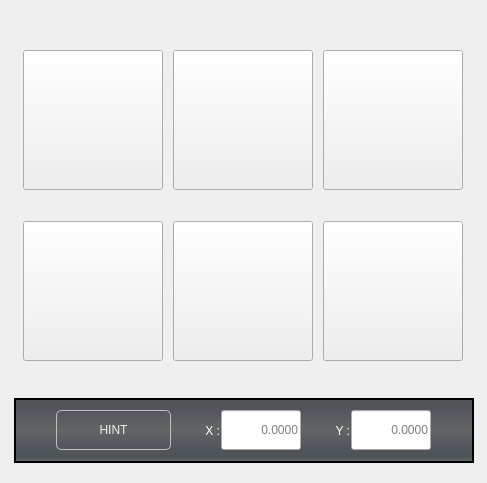
             <widget class="QWidget" name="Page4">
              <layout class="QHBoxLayout" name="horizontalLayout_141">
               <item alignment="Qt::AlignmentFlag::AlignHCenter|Qt::AlignmentFlag::AlignVCenter">
                <widget class="QWidget" name="widget_43" native="true">
                 <property name="sizePolicy">
                  <sizepolicy hsizetype="Fixed" vsizetype="Fixed">
                   <horstretch>0</horstretch>
                   <verstretch>0</verstretch>
                  </sizepolicy>
                 </property>
                 <property name="minimumSize">
                  <size>
                   <width>465</width>
                   <height>461</height>
                  </size>
                 </property>
                 <property name="maximumSize">
                  <size>
                   <width>465</width>
                   <height>461</height>
                  </size>
                 </property>
                 <property name="styleSheet">
                  <string notr="true"/>
                 </property>
                 <layout class="QVBoxLayout" name="verticalLayout_58">
                  <property name="leftMargin">
                   <number>3</number>
                  </property>
                  <property name="rightMargin">
                   <number>3</number>
                  </property>
                  <item>
                   <widget class="QWidget" name="gridWidget_9" native="true">
                    <property name="sizePolicy">
                     <sizepolicy hsizetype="Preferred" vsizetype="Preferred">
                      <horstretch>0</horstretch>
                      <verstretch>0</verstretch>
                     </sizepolicy>
                    </property>
                    <layout class="QGridLayout" name="gridLayout_9">
                     <property name="spacing">
                      <number>10</number>
                     </property>
                     <item row="1" column="2">
                      <widget class="SubCallButton" name="probe_valley_x_center_start">
                       <property name="minimumSize">
                        <size>
                         <width>140</width>
                         <height>140</height>
                        </size>
                       </property>
                       <property name="maximumSize">
                        <size>
                         <width>140</width>
                         <height>140</height>
                        </size>
                       </property>
                       <property name="focusPolicy">
                        <enum>Qt::FocusPolicy::NoFocus</enum>
                       </property>
                       <property name="styleSheet">
                        <string notr="true"/>
                       </property>
                       <property name="text">
                        <string/>
                       </property>
                       <property name="icon">
                        <iconset resource="probe_basic.qrc">
                         <normaloff>:/images/probe_x_valley_center_start.png</normaloff>:/images/probe_x_valley_center_start.png</iconset>
                       </property>
                       <property name="iconSize">
                        <size>
                         <width>120</width>
                         <height>120</height>
                        </size>
                       </property>
                       <property name="filename" stdset="0">
                        <string>probe_valley_x_center_start.ngc</string>
                       </property>
                      </widget>
                     </item>
                     <item row="0" column="2">
                      <widget class="SubCallButton" name="probe_valley_y_center_start">
                       <property name="minimumSize">
                        <size>
                         <width>140</width>
                         <height>140</height>
                        </size>
                       </property>
                       <property name="maximumSize">
                        <size>
                         <width>140</width>
                         <height>140</height>
                        </size>
                       </property>
                       <property name="focusPolicy">
                        <enum>Qt::FocusPolicy::NoFocus</enum>
                       </property>
                       <property name="styleSheet">
                        <string notr="true"/>
                       </property>
                       <property name="text">
                        <string/>
                       </property>
                       <property name="icon">
                        <iconset resource="probe_basic.qrc">
                         <normaloff>:/images/probe_y_valley_center_start.png</normaloff>:/images/probe_y_valley_center_start.png</iconset>
                       </property>
                       <property name="iconSize">
                        <size>
                         <width>120</width>
                         <height>120</height>
                        </size>
                       </property>
                       <property name="filename" stdset="0">
                        <string>probe_valley_y_center_start.ngc</string>
                       </property>
                      </widget>
                     </item>
                     <item row="0" column="1">
                      <widget class="SubCallButton" name="probe_ridge_y">
                       <property name="minimumSize">
                        <size>
                         <width>140</width>
                         <height>140</height>
                        </size>
                       </property>
                       <property name="maximumSize">
                        <size>
                         <width>140</width>
                         <height>140</height>
                        </size>
                       </property>
                       <property name="focusPolicy">
                        <enum>Qt::FocusPolicy::NoFocus</enum>
                       </property>
                       <property name="styleSheet">
                        <string notr="true"/>
                       </property>
                       <property name="text">
                        <string/>
                       </property>
                       <property name="icon">
                        <iconset resource="probe_basic.qrc">
                         <normaloff>:/images/probe_y_ridge.png</normaloff>:/images/probe_y_ridge.png</iconset>
                       </property>
                       <property name="iconSize">
                        <size>
                         <width>120</width>
                         <height>120</height>
                        </size>
                       </property>
                       <property name="filename" stdset="0">
                        <string>probe_ridge_y.ngc</string>
                       </property>
                      </widget>
                     </item>
                     <item row="0" column="0">
                      <widget class="SubCallButton" name="probe_valley_y">
                       <property name="minimumSize">
                        <size>
                         <width>140</width>
                         <height>140</height>
                        </size>
                       </property>
                       <property name="maximumSize">
                        <size>
                         <width>140</width>
                         <height>140</height>
                        </size>
                       </property>
                       <property name="focusPolicy">
                        <enum>Qt::FocusPolicy::NoFocus</enum>
                       </property>
                       <property name="styleSheet">
                        <string notr="true"/>
                       </property>
                       <property name="text">
                        <string/>
                       </property>
                       <property name="icon">
                        <iconset resource="probe_basic.qrc">
                         <normaloff>:/images/probe_y_valley.png</normaloff>:/images/probe_y_valley.png</iconset>
                       </property>
                       <property name="iconSize">
                        <size>
                         <width>120</width>
                         <height>120</height>
                        </size>
                       </property>
                       <property name="filename" stdset="0">
                        <string>probe_valley_y.ngc</string>
                       </property>
                      </widget>
                     </item>
                     <item row="1" column="0">
                      <widget class="SubCallButton" name="probe_valley_x">
                       <property name="minimumSize">
                        <size>
                         <width>140</width>
                         <height>140</height>
                        </size>
                       </property>
                       <property name="maximumSize">
                        <size>
                         <width>140</width>
                         <height>140</height>
                        </size>
                       </property>
                       <property name="focusPolicy">
                        <enum>Qt::FocusPolicy::NoFocus</enum>
                       </property>
                       <property name="styleSheet">
                        <string notr="true"/>
                       </property>
                       <property name="text">
                        <string/>
                       </property>
                       <property name="icon">
                        <iconset resource="probe_basic.qrc">
                         <normaloff>:/images/probe_x_valley.png</normaloff>:/images/probe_x_valley.png</iconset>
                       </property>
                       <property name="iconSize">
                        <size>
                         <width>120</width>
                         <height>120</height>
                        </size>
                       </property>
                       <property name="filename" stdset="0">
                        <string>probe_valley_x.ngc</string>
                       </property>
                      </widget>
                     </item>
                     <item row="1" column="1">
                      <widget class="SubCallButton" name="probe_ridge_x">
                       <property name="minimumSize">
                        <size>
                         <width>140</width>
                         <height>140</height>
                        </size>
                       </property>
                       <property name="maximumSize">
                        <size>
                         <width>140</width>
                         <height>140</height>
                        </size>
                       </property>
                       <property name="focusPolicy">
                        <enum>Qt::FocusPolicy::NoFocus</enum>
                       </property>
                       <property name="styleSheet">
                        <string notr="true"/>
                       </property>
                       <property name="text">
                        <string/>
                       </property>
                       <property name="icon">
                        <iconset resource="probe_basic.qrc">
                         <normaloff>:/images/probe_x_ridge.png</normaloff>:/images/probe_x_ridge.png</iconset>
                       </property>
                       <property name="iconSize">
                        <size>
                         <width>120</width>
                         <height>120</height>
                        </size>
                       </property>
                       <property name="filename" stdset="0">
                        <string>probe_ridge_x.ngc</string>
                       </property>
                      </widget>
                     </item>
                    </layout>
                   </widget>
                  </item>
                  <item>
                   <widget class="QFrame" name="frame_9">
                    <property name="sizePolicy">
                     <sizepolicy hsizetype="Fixed" vsizetype="Fixed">
                      <horstretch>0</horstretch>
                      <verstretch>0</verstretch>
                     </sizepolicy>
                    </property>
                    <property name="minimumSize">
                     <size>
                      <width>460</width>
                      <height>65</height>
                     </size>
                    </property>
                    <property name="maximumSize">
                     <size>
                      <width>460</width>
                      <height>65</height>
                     </size>
                    </property>
                    <property name="styleSheet">
                     <string notr="true">.QFrame{
    border-style: solid;
    border-color: black;
	border-width: 2px;
    background-color: qlineargradient(spread:pad, x1:0, y1:0, x2:0, y2:1, stop:0 rgb(81, 86, 85), stop:0.489795 rgb(99, 102, 102), stop:0.699799 rgb(85, 88, 94), stop:0.90444 rgb(77, 84, 86), stop:0.160246 rgb(83, 84, 91), stop:1 rgb(109, 115, 118));
}</string>
                    </property>
                    <layout class="QHBoxLayout" name="horizontalLayout_143">
                     <item>
                      <layout class="QHBoxLayout" name="horizontalLayout_28">
                       <property name="spacing">
                        <number>0</number>
                       </property>
                       <item>
                        <widget class="QLabel" name="hint_label_2">
                         <property name="minimumSize">
                          <size>
                           <width>115</width>
                           <height>40</height>
                          </size>
                         </property>
                         <property name="maximumSize">
                          <size>
                           <width>115</width>
                           <height>40</height>
                          </size>
                         </property>
                         <property name="styleSheet">
                          <string notr="true">QLabel{
    border-style: solid;
    border-color: rgb(191, 191, 191);
    border-width: 1px;
    border-radius: 5px;
    color: rgb(238, 238, 236);
	font: 16pt &quot;Probe Basic Bebas Mono&quot;;
}</string>
                         </property>
                         <property name="text">
                          <string>HINT</string>
                         </property>
                         <property name="alignment">
                          <set>Qt::AlignmentFlag::AlignCenter</set>
                         </property>
                        </widget>
                       </item>
                       <item>
                        <widget class="QLabel" name="label_74">
                         <property name="minimumSize">
                          <size>
                           <width>50</width>
                           <height>0</height>
                          </size>
                         </property>
                         <property name="maximumSize">
                          <size>
                           <width>50</width>
                           <height>16777215</height>
                          </size>
                         </property>
                         <property name="styleSheet">
                          <string notr="true">QLabel{
    font: 15pt &quot;Probe Basic Bebas Mono&quot;;
    color: rgb(255, 255, 255);
    padding-right: 1px;
    padding-left: 5px;
}</string>
                         </property>
                         <property name="text">
                          <string>X :</string>
                         </property>
                         <property name="alignment">
                          <set>Qt::AlignmentFlag::AlignRight|Qt::AlignmentFlag::AlignTrailing|Qt::AlignmentFlag::AlignVCenter</set>
                         </property>
                         <property name="indent">
                          <number>0</number>
                         </property>
                        </widget>
                       </item>
                       <item>
                        <widget class="VCPVarLineEdit" name="x_hint_ridge_valley_3028">
                         <property name="sizePolicy">
                          <sizepolicy hsizetype="Fixed" vsizetype="Fixed">
                           <horstretch>0</horstretch>
                           <verstretch>0</verstretch>
                          </sizepolicy>
                         </property>
                         <property name="minimumSize">
                          <size>
                           <width>80</width>
                           <height>40</height>
                          </size>
                         </property>
                         <property name="maximumSize">
                          <size>
                           <width>80</width>
                           <height>40</height>
                          </size>
                         </property>
                         <property name="focusPolicy">
                          <enum>Qt::FocusPolicy::ClickFocus</enum>
                         </property>
                         <property name="alignment">
                          <set>Qt::AlignmentFlag::AlignRight|Qt::AlignmentFlag::AlignTrailing|Qt::AlignmentFlag::AlignVCenter</set>
                         </property>
                         <property name="placeholderText">
                          <string>0.0000</string>
                         </property>
                         <property name="rules" stdset="0">
                          <string>[{&quot;name&quot;: &quot;enable&quot;, &quot;property&quot;: &quot;Enable&quot;, &quot;expression&quot;: &quot;True if ch[0] else False&quot;, &quot;channels&quot;: [{&quot;url&quot;: &quot;status:all_axes_homed&quot;, &quot;trigger&quot;: true}]}]</string>
                         </property>
                         <property name="varParameterNumber" stdset="0">
                          <number>3028</number>
                         </property>
                         <property name="styleSet" stdset="0">
                          <string>dataField16</string>
                         </property>
                        </widget>
                       </item>
                       <item>
                        <widget class="QLabel" name="label_75">
                         <property name="minimumSize">
                          <size>
                           <width>50</width>
                           <height>0</height>
                          </size>
                         </property>
                         <property name="maximumSize">
                          <size>
                           <width>50</width>
                           <height>16777215</height>
                          </size>
                         </property>
                         <property name="styleSheet">
                          <string notr="true">QLabel{
    font: 15pt &quot;Probe Basic Bebas Mono&quot;;
    color: rgb(255, 255, 255);
    padding-right: 1px;
    padding-left: 5px;
}</string>
                         </property>
                         <property name="text">
                          <string>Y :</string>
                         </property>
                         <property name="alignment">
                          <set>Qt::AlignmentFlag::AlignRight|Qt::AlignmentFlag::AlignTrailing|Qt::AlignmentFlag::AlignVCenter</set>
                         </property>
                         <property name="indent">
                          <number>0</number>
                         </property>
                        </widget>
                       </item>
                       <item>
                        <widget class="VCPVarLineEdit" name="y_hint_ridge_valley_3029">
                         <property name="sizePolicy">
                          <sizepolicy hsizetype="Fixed" vsizetype="Fixed">
                           <horstretch>0</horstretch>
                           <verstretch>0</verstretch>
                          </sizepolicy>
                         </property>
                         <property name="minimumSize">
                          <size>
                           <width>80</width>
                           <height>40</height>
                          </size>
                         </property>
                         <property name="maximumSize">
                          <size>
                           <width>80</width>
                           <height>40</height>
                          </size>
                         </property>
                         <property name="focusPolicy">
                          <enum>Qt::FocusPolicy::ClickFocus</enum>
                         </property>
                         <property name="alignment">
                          <set>Qt::AlignmentFlag::AlignRight|Qt::AlignmentFlag::AlignTrailing|Qt::AlignmentFlag::AlignVCenter</set>
                         </property>
                         <property name="placeholderText">
                          <string>0.0000</string>
                         </property>
                         <property name="rules" stdset="0">
                          <string>[{&quot;name&quot;: &quot;enable&quot;, &quot;property&quot;: &quot;Enable&quot;, &quot;expression&quot;: &quot;True if ch[0] else False&quot;, &quot;channels&quot;: [{&quot;url&quot;: &quot;status:all_axes_homed&quot;, &quot;trigger&quot;: true}]}]</string>
                         </property>
                         <property name="varParameterNumber" stdset="0">
                          <number>3029</number>
                         </property>
                         <property name="styleSet" stdset="0">
                          <string>dataField16</string>
                         </property>
                        </widget>
                       </item>
                      </layout>
                     </item>
                    </layout>
                   </widget>
                  </item>
                 </layout>
                </widget>
               </item>
              </layout>
             </widget>
